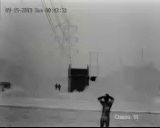
#> input picture data/trial/frame912.jpg, 160 x 128 px
$ python trial.py   (older library calls are emulated)
#> lines starting #> are read from the running program, lines starting #| are printed output that depends on the picture

# [7 lines of commented-out code are left out]


import numpy as np
import matplotlib.pyplot as plt
import cv2
from skimage.io import imread
from skimage.data import shepp_logan_phantom
from skimage.transform import radon, rescale

image = cv2.imread('frame912.jpg', 0)
#> image: shape (128, 160); min 0, max 208, mean 132
# image = rescale(image, scale=0.4, mode='reflect', multichannel=False)

fig, (ax1, ax2) = plt.subplots(1, 2, figsize=(8, 4.5))

ax1.set_title("Original")
ax1.imshow(image, cmap=plt.cm.Greys_r)

theta = np.linspace(0., 180., max(image.shape), endpoint=False)
#> theta = 160 values from 0 to 178.9
sinogram = radon(image, theta=theta, circle=True)
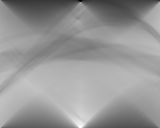
#> sinogram: shape (128, 160) float64; min 0, max 99.39, mean 58.6; drawn with min black and max white
ax2.set_title("Radon transform\n(Sinogram)")
ax2.set_xlabel("Projection angle (deg)")
ax2.set_ylabel("Projection position (pixels)")
ax2.imshow(sinogram, cmap=plt.cm.Greys_r,
           extent=(0, 180, 0, sinogram.shape[0]), aspect='auto')

fig.tight_layout()
plt.show()
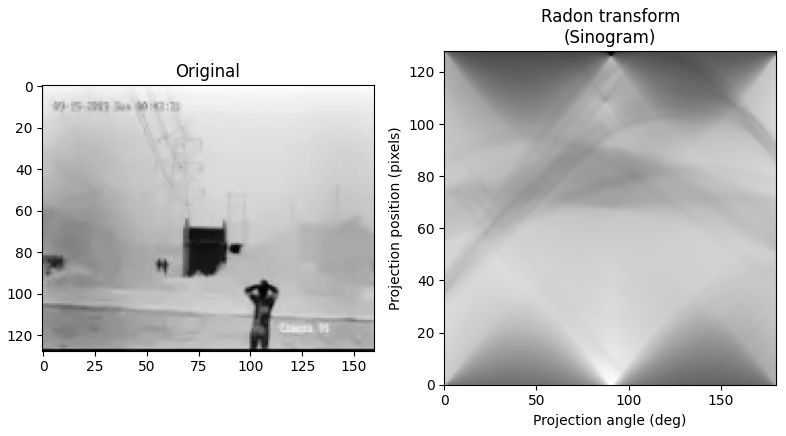
#> figure drawn by matplotlib, 2 panels

$ run again, with data/trial/frame972.jpg copied over data/trial/frame912.jpg
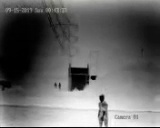
#> input picture data/trial/frame972.jpg, 160 x 128 px
#> `sinogram = radon(image, theta=theta, circle=True)`:
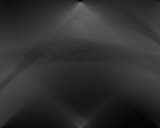
#> sinogram: shape (128, 160) float64; min 0, max 114.2, mean 48.5
#> `plt.show()`:
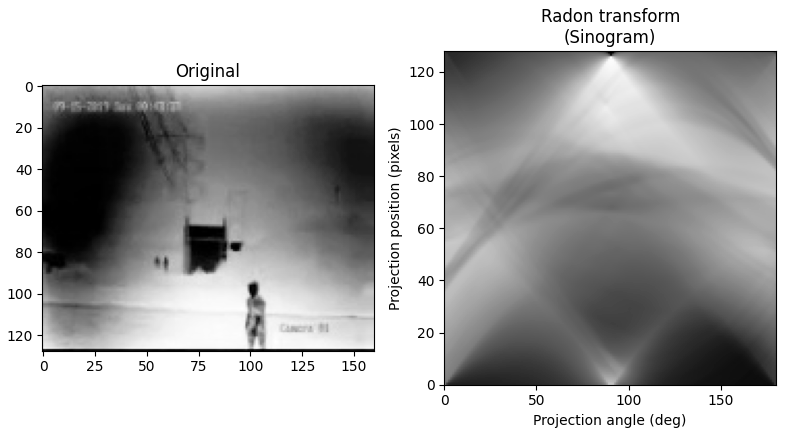
#> figure drawn by matplotlib, 2 panels
